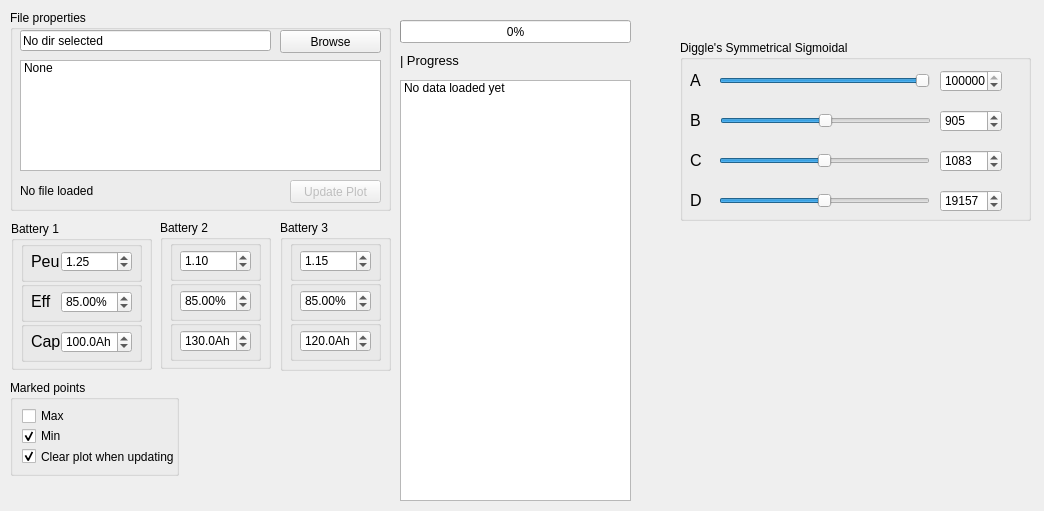
<?xml version="1.0" encoding="UTF-8"?>
<ui version="4.0">
 <class>plotGui</class>
 <widget class="QDialog" name="plotGui">
  <property name="geometry">
   <rect>
    <x>0</x>
    <y>0</y>
       <width>1044</width>
       <height>511</height>
   </rect>
  </property>
  <property name="sizePolicy">
   <sizepolicy hsizetype="Fixed" vsizetype="Fixed">
    <horstretch>0</horstretch>
    <verstretch>0</verstretch>
   </sizepolicy>
  </property>
  <property name="windowTitle">
   <string>EzPlot</string>
  </property>
  <widget class="QGroupBox" name="fileProp">
   <property name="geometry">
    <rect>
     <x>10</x>
     <y>10</y>
     <width>381</width>
     <height>201</height>
    </rect>
   </property>
   <property name="title">
    <string>File properties</string>
   </property>
   <widget class="QListWidget" name="listDir">
    <property name="geometry">
     <rect>
      <x>10</x>
      <y>50</y>
      <width>361</width>
      <height>111</height>
     </rect>
    </property>
    <property name="midLineWidth">
     <number>0</number>
    </property>
    <property name="horizontalScrollBarPolicy">
     <enum>Qt::ScrollBarAlwaysOff</enum>
    </property>
    <property name="selectionMode">
        <enum>QAbstractItemView::MultiSelection</enum>
    </property>
    <property name="currentRow">
     <number>-1</number>
    </property>
    <item>
     <property name="text">
      <string>None</string>
     </property>
    </item>
   </widget>
   <widget class="QLineEdit" name="currentDir">
    <property name="geometry">
     <rect>
      <x>10</x>
      <y>20</y>
      <width>251</width>
      <height>21</height>
     </rect>
    </property>
    <property name="text">
     <string>No dir selected</string>
    </property>
   </widget>
   <widget class="QPushButton" name="browseBtn">
    <property name="geometry">
     <rect>
      <x>270</x>
      <y>20</y>
      <width>101</width>
      <height>23</height>
     </rect>
    </property>
    <property name="text">
     <string>Browse</string>
    </property>
    <property name="autoDefault">
     <bool>false</bool>
    </property>
   </widget>
   <widget class="QLabel" name="loadStatus">
    <property name="geometry">
     <rect>
         <x>10</x>
      <y>170</y>
         <width>121</width>
      <height>21</height>
     </rect>
    </property>
    <property name="text">
     <string>No file loaded</string>
    </property>
    <property name="alignment">
        <set>Qt::AlignLeading|Qt::AlignLeft|Qt::AlignVCenter</set>
    </property>
   </widget>
      <widget class="QPushButton" name="plotButton">
          <property name="enabled">
              <bool>false</bool>
          </property>
    <property name="geometry">
     <rect>
         <x>280</x>
      <y>170</y>
         <width>91</width>
      <height>23</height>
     </rect>
    </property>
    <property name="text">
        <string>Update Plot</string>
    </property>
          <property name="autoDefault">
              <bool>true</bool>
    </property>
   </widget>
  </widget>
     <widget class="QListWidget" name="plotList">
         <property name="enabled">
             <bool>true</bool>
         </property>
         <property name="geometry">
             <rect>
                 <x>400</x>
                 <y>80</y>
                 <width>231</width>
                 <height>421</height>
             </rect>
         </property>
         <property name="frameShape">
             <enum>QFrame::StyledPanel</enum>
         </property>
         <property name="frameShadow">
             <enum>QFrame::Sunken</enum>
         </property>
         <property name="midLineWidth">
             <number>0</number>
         </property>
         <property name="horizontalScrollBarPolicy">
             <enum>Qt::ScrollBarAlwaysOff</enum>
         </property>
         <property name="editTriggers">
             <set>QAbstractItemView::NoEditTriggers</set>
         </property>
         <property name="showDropIndicator" stdset="0">
             <bool>false</bool>
         </property>
         <property name="defaultDropAction">
             <enum>Qt::IgnoreAction</enum>
         </property>
         <property name="selectionMode">
             <enum>QAbstractItemView::MultiSelection</enum>
         </property>
         <property name="currentRow">
             <number>-1</number>
         </property>
         <item>
             <property name="text">
                 <string>No data loaded yet</string>
             </property>
         </item>
     </widget>
     <widget class="QProgressBar" name="progressBar">
         <property name="geometry">
             <rect>
                 <x>400</x>
                 <y>20</y>
                 <width>231</width>
                 <height>23</height>
             </rect>
         </property>
         <property name="layoutDirection">
             <enum>Qt::LeftToRight</enum>
         </property>
         <property name="value">
             <number>0</number>
         </property>
     </widget>
     <widget class="QLabel" name="progressLabel">
         <property name="geometry">
             <rect>
                 <x>400</x>
                 <y>50</y>
                 <width>161</width>
                 <height>21</height>
             </rect>
         </property>
         <property name="font">
             <font>
                 <pointsize>10</pointsize>
             </font>
         </property>
         <property name="layoutDirection">
             <enum>Qt::LeftToRight</enum>
         </property>
         <property name="text">
             <string>| Progress</string>
         </property>
         <property name="alignment">
             <set>Qt::AlignLeading|Qt::AlignLeft|Qt::AlignVCenter</set>
         </property>
     </widget>
     <widget class="QGroupBox" name="groupBox">
   <property name="geometry">
    <rect>
     <x>10</x>
        <y>380</y>
        <width>169</width>
        <height>96</height>
    </rect>
   </property>
         <property name="title">
             <string>Marked points</string>
         </property>
         <layout class="QFormLayout" name="formLayout">
             <item row="0" column="0">
                 <widget class="QCheckBox" name="plotMax">
                     <property name="text">
                         <string>Max</string>
                     </property>
                 </widget>
             </item>
             <item row="1" column="0">
                 <widget class="QCheckBox" name="plotMin">
                     <property name="text">
                         <string>Min</string>
                     </property>
                     <property name="checked">
                         <bool>true</bool>
                     </property>
                 </widget>
             </item>
             <item row="2" column="0">
                 <widget class="QCheckBox" name="clearPlot">
                     <property name="layoutDirection">
                         <enum>Qt::LeftToRight</enum>
                     </property>
                     <property name="text">
                         <string>Clear plot when updating</string>
                     </property>
                     <property name="checked">
                         <bool>true</bool>
                     </property>
                 </widget>
             </item>
         </layout>
     </widget>
     <widget class="QGroupBox" name="battery1">
         <property name="geometry">
             <rect>
                 <x>11</x>
                 <y>221</y>
                 <width>141</width>
                 <height>149</height>
             </rect>
         </property>
         <property name="sizePolicy">
             <sizepolicy hsizetype="Fixed" vsizetype="Preferred">
                 <horstretch>0</horstretch>
                 <verstretch>0</verstretch>
             </sizepolicy>
         </property>
         <property name="title">
             <string>Battery 1</string>
         </property>
         <widget class="QGroupBox" name="Peukert1">
             <property name="geometry">
                 <rect>
                     <x>10</x>
                     <y>20</y>
                     <width>121</width>
                     <height>41</height>
                 </rect>
             </property>
             <property name="title">
                 <string/>
             </property>
             <widget class="QDoubleSpinBox" name="inputPeu1">
                 <property name="geometry">
                     <rect>
                         <x>40</x>
                         <y>10</y>
                         <width>71</width>
                         <height>21</height>
                     </rect>
                 </property>
                 <property name="correctionMode">
                     <enum>QAbstractSpinBox::CorrectToNearestValue</enum>
                 </property>
                 <property name="showGroupSeparator" stdset="0">
                     <bool>true</bool>
                 </property>
                 <property name="maximum">
                     <double>1000.000000000000000</double>
                 </property>
                 <property name="singleStep">
                     <double>0.010000000000000</double>
                 </property>
                 <property name="value">
                     <double>1.250000000000000</double>
                 </property>
             </widget>
             <widget class="QLabel" name="peuLbl1">
                 <property name="geometry">
                     <rect>
                         <x>10</x>
                         <y>0</y>
                         <width>31</width>
                         <height>41</height>
                     </rect>
                 </property>
                 <property name="font">
                     <font>
                         <pointsize>12</pointsize>
                     </font>
                 </property>
                 <property name="text">
                     <string>Peu</string>
                 </property>
                 <property name="scaledContents">
                     <bool>true</bool>
                 </property>
                 <property name="buddy">
                     <cstring>inputPeu1</cstring>
                 </property>
             </widget>
         </widget>
         <widget class="QGroupBox" name="Efficiency1">
             <property name="geometry">
                 <rect>
                     <x>10</x>
                     <y>60</y>
                     <width>121</width>
                     <height>41</height>
                 </rect>
             </property>
             <property name="title">
                 <string/>
             </property>
             <widget class="QDoubleSpinBox" name="inputEff1">
                 <property name="geometry">
                     <rect>
                         <x>40</x>
                         <y>10</y>
                         <width>71</width>
                         <height>22</height>
                     </rect>
                 </property>
                 <property name="correctionMode">
                     <enum>QAbstractSpinBox::CorrectToNearestValue</enum>
                 </property>
                 <property name="suffix">
                     <string>%</string>
                 </property>
                 <property name="maximum">
                     <double>1000.000000000000000</double>
                 </property>
                 <property name="singleStep">
                     <double>0.100000000000000</double>
                 </property>
                 <property name="value">
                     <double>85.000000000000000</double>
                 </property>
             </widget>
             <widget class="QLabel" name="effLbl1">
                 <property name="geometry">
                     <rect>
                         <x>10</x>
                         <y>0</y>
                         <width>21</width>
                         <height>41</height>
                     </rect>
                 </property>
                 <property name="font">
                     <font>
                         <pointsize>12</pointsize>
                     </font>
                 </property>
                 <property name="text">
                     <string>Eff</string>
                 </property>
                 <property name="scaledContents">
                     <bool>true</bool>
                 </property>
                 <property name="buddy">
                     <cstring>inputEff1</cstring>
                 </property>
             </widget>
         </widget>
         <widget class="QGroupBox" name="Capacity1">
             <property name="geometry">
                 <rect>
                     <x>10</x>
                     <y>100</y>
                     <width>121</width>
                     <height>41</height>
                 </rect>
             </property>
             <property name="title">
                 <string/>
             </property>
             <widget class="QLabel" name="capLbl1">
                 <property name="geometry">
                     <rect>
                         <x>10</x>
                         <y>0</y>
                         <width>31</width>
                         <height>41</height>
                     </rect>
                 </property>
                 <property name="font">
                     <font>
                         <pointsize>12</pointsize>
                     </font>
                 </property>
                 <property name="text">
                     <string>Cap</string>
                 </property>
                 <property name="buddy">
                     <cstring>inputCap1</cstring>
                 </property>
             </widget>
             <widget class="QDoubleSpinBox" name="inputCap1">
                 <property name="geometry">
                     <rect>
                         <x>40</x>
                         <y>10</y>
                         <width>71</width>
                         <height>22</height>
                     </rect>
                 </property>
                 <property name="correctionMode">
                     <enum>QAbstractSpinBox::CorrectToNearestValue</enum>
                 </property>
                 <property name="suffix">
                     <string>Ah</string>
                 </property>
                 <property name="decimals">
                     <number>1</number>
                 </property>
                 <property name="maximum">
                     <double>1000.000000000000000</double>
                 </property>
                 <property name="value">
                     <double>100.000000000000000</double>
                 </property>
             </widget>
         </widget>
     </widget>
     <widget class="QGroupBox" name="battery3">
         <property name="geometry">
             <rect>
                 <x>280</x>
                 <y>220</y>
                 <width>111</width>
                 <height>151</height>
             </rect>
         </property>
         <property name="title">
             <string>Battery 3</string>
         </property>
         <widget class="QGroupBox" name="Capacity3">
             <property name="geometry">
                 <rect>
                     <x>10</x>
                     <y>100</y>
                     <width>91</width>
                     <height>41</height>
                 </rect>
             </property>
             <property name="title">
                 <string/>
             </property>
             <widget class="QDoubleSpinBox" name="inputCap3">
                 <property name="geometry">
                     <rect>
                         <x>10</x>
                         <y>10</y>
                         <width>71</width>
                         <height>22</height>
                     </rect>
                 </property>
                 <property name="correctionMode">
                     <enum>QAbstractSpinBox::CorrectToNearestValue</enum>
                 </property>
                 <property name="suffix">
                     <string>Ah</string>
                 </property>
                 <property name="decimals">
                     <number>1</number>
                 </property>
                 <property name="maximum">
                     <double>1000.000000000000000</double>
                 </property>
                 <property name="value">
                     <double>120.000000000000000</double>
                 </property>
             </widget>
         </widget>
         <widget class="QGroupBox" name="Efficiency3">
             <property name="geometry">
                 <rect>
                     <x>10</x>
                     <y>60</y>
                     <width>91</width>
                     <height>41</height>
                 </rect>
             </property>
             <property name="title">
                 <string/>
             </property>
             <widget class="QDoubleSpinBox" name="inputEff3">
                 <property name="geometry">
                     <rect>
                         <x>10</x>
                         <y>10</y>
                         <width>71</width>
                         <height>22</height>
                     </rect>
                 </property>
                 <property name="accelerated">
                     <bool>true</bool>
                 </property>
                 <property name="correctionMode">
                     <enum>QAbstractSpinBox::CorrectToNearestValue</enum>
                 </property>
                 <property name="suffix">
                     <string>%</string>
                 </property>
                 <property name="maximum">
                     <double>1000.000000000000000</double>
                 </property>
                 <property name="singleStep">
                     <double>0.100000000000000</double>
                 </property>
                 <property name="value">
                     <double>85.000000000000000</double>
                 </property>
             </widget>
         </widget>
         <widget class="QGroupBox" name="Peukert3">
             <property name="geometry">
                 <rect>
                     <x>10</x>
                     <y>20</y>
                     <width>91</width>
                     <height>41</height>
                 </rect>
             </property>
             <property name="title">
                 <string/>
             </property>
             <widget class="QDoubleSpinBox" name="inputPeu3">
                 <property name="geometry">
                     <rect>
                         <x>10</x>
                         <y>10</y>
                         <width>71</width>
                         <height>22</height>
                     </rect>
                 </property>
                 <property name="correctionMode">
                     <enum>QAbstractSpinBox::CorrectToNearestValue</enum>
                 </property>
                 <property name="maximum">
                     <double>1000.000000000000000</double>
                 </property>
                 <property name="singleStep">
                     <double>0.010000000000000</double>
                 </property>
                 <property name="value">
                     <double>1.150000000000000</double>
                 </property>
             </widget>
         </widget>
     </widget>
     <widget class="QGroupBox" name="battery2">
         <property name="geometry">
             <rect>
                 <x>160</x>
                 <y>220</y>
                 <width>111</width>
                 <height>149</height>
             </rect>
         </property>
         <property name="title">
             <string>Battery 2</string>
         </property>
         <widget class="QGroupBox" name="Capacity2">
             <property name="geometry">
                 <rect>
                     <x>10</x>
                     <y>100</y>
                     <width>91</width>
                     <height>41</height>
                 </rect>
             </property>
             <property name="title">
                 <string/>
             </property>
             <widget class="QDoubleSpinBox" name="inputCap2">
                 <property name="geometry">
                     <rect>
                         <x>10</x>
                         <y>10</y>
                         <width>71</width>
                         <height>22</height>
                     </rect>
                 </property>
                 <property name="correctionMode">
                     <enum>QAbstractSpinBox::CorrectToNearestValue</enum>
                 </property>
                 <property name="suffix">
                     <string>Ah</string>
                 </property>
                 <property name="decimals">
                     <number>1</number>
                 </property>
                 <property name="maximum">
                     <double>1000.000000000000000</double>
                 </property>
                 <property name="value">
                     <double>130.000000000000000</double>
                 </property>
             </widget>
         </widget>
         <widget class="QGroupBox" name="Efficiency2">
             <property name="geometry">
                 <rect>
                     <x>10</x>
                     <y>60</y>
                     <width>91</width>
                     <height>41</height>
                 </rect>
             </property>
             <property name="title">
                 <string/>
             </property>
             <widget class="QDoubleSpinBox" name="inputEff2">
                 <property name="geometry">
                     <rect>
                         <x>10</x>
                         <y>10</y>
                         <width>71</width>
                         <height>22</height>
                     </rect>
                 </property>
                 <property name="correctionMode">
                     <enum>QAbstractSpinBox::CorrectToNearestValue</enum>
                 </property>
                 <property name="suffix">
                     <string>%</string>
                 </property>
                 <property name="maximum">
                     <double>1000.000000000000000</double>
                 </property>
                 <property name="singleStep">
                     <double>0.100000000000000</double>
                 </property>
                 <property name="value">
                     <double>85.000000000000000</double>
                 </property>
             </widget>
         </widget>
         <widget class="QGroupBox" name="Peukert2">
             <property name="geometry">
                 <rect>
                     <x>10</x>
                     <y>20</y>
                     <width>91</width>
                     <height>41</height>
                 </rect>
             </property>
             <property name="title">
                 <string/>
             </property>
             <widget class="QDoubleSpinBox" name="inputPeu2">
                 <property name="geometry">
                     <rect>
                         <x>10</x>
                         <y>10</y>
                         <width>71</width>
                         <height>22</height>
                     </rect>
                 </property>
                 <property name="correctionMode">
                     <enum>QAbstractSpinBox::CorrectToNearestValue</enum>
                 </property>
                 <property name="maximum">
                     <double>1000.000000000000000</double>
                 </property>
                 <property name="singleStep">
                     <double>0.010000000000000</double>
                 </property>
                 <property name="value">
                     <double>1.100000000000000</double>
                 </property>
             </widget>
         </widget>
  </widget>
     <widget class="QGroupBox" name="groupBox_2">
         <property name="geometry">
             <rect>
                 <x>680</x>
                 <y>40</y>
                 <width>351</width>
                 <height>181</height>
             </rect>
         </property>
         <property name="title">
             <string>Diggle's Symmetrical Sigmoidal</string>
         </property>
         <widget class="QSlider" name="A">
             <property name="geometry">
                 <rect>
                     <x>39</x>
                     <y>30</y>
                     <width>211</width>
                     <height>22</height>
                 </rect>
             </property>
             <property name="minimum">
                 <number>97511</number>
             </property>
             <property name="maximum">
                 <number>114613</number>
             </property>
             <property name="value">
                 <number>106062</number>
             </property>
             <property name="orientation">
                 <enum>Qt::Horizontal</enum>
             </property>
         </widget>
         <widget class="QLabel" name="lA">
             <property name="geometry">
                 <rect>
                     <x>10</x>
                     <y>20</y>
                     <width>31</width>
                     <height>41</height>
                 </rect>
             </property>
             <property name="font">
                 <font>
                     <pointsize>12</pointsize>
                 </font>
             </property>
             <property name="text">
                 <string>A</string>
             </property>
             <property name="scaledContents">
                 <bool>true</bool>
             </property>
             <property name="buddy">
                 <cstring>inputPeu1</cstring>
             </property>
         </widget>
         <widget class="QLabel" name="lB">
             <property name="geometry">
                 <rect>
                     <x>10</x>
                     <y>60</y>
                     <width>31</width>
                     <height>41</height>
                 </rect>
             </property>
             <property name="font">
                 <font>
                     <pointsize>12</pointsize>
                 </font>
             </property>
             <property name="text">
                 <string>B</string>
             </property>
             <property name="scaledContents">
                 <bool>true</bool>
             </property>
             <property name="buddy">
                 <cstring>inputPeu1</cstring>
             </property>
         </widget>
         <widget class="QSlider" name="C">
             <property name="geometry">
                 <rect>
                     <x>39</x>
                     <y>110</y>
                     <width>211</width>
                     <height>22</height>
                 </rect>
             </property>
             <property name="minimum">
                 <number>235</number>
             </property>
             <property name="maximum">
                 <number>1931</number>
             </property>
             <property name="value">
                 <number>1083</number>
             </property>
             <property name="orientation">
                 <enum>Qt::Horizontal</enum>
             </property>
         </widget>
         <widget class="QLabel" name="lC">
             <property name="geometry">
                 <rect>
                     <x>10</x>
                     <y>100</y>
                     <width>31</width>
                     <height>41</height>
                 </rect>
             </property>
             <property name="font">
                 <font>
                     <pointsize>12</pointsize>
                 </font>
             </property>
             <property name="text">
                 <string>C</string>
             </property>
             <property name="scaledContents">
                 <bool>true</bool>
             </property>
             <property name="buddy">
                 <cstring>inputPeu1</cstring>
             </property>
         </widget>
         <widget class="QSlider" name="D">
             <property name="geometry">
                 <rect>
                     <x>39</x>
                     <y>150</y>
                     <width>211</width>
                     <height>22</height>
                 </rect>
             </property>
             <property name="minimum">
                 <number>-14463</number>
             </property>
             <property name="maximum">
                 <number>52777</number>
             </property>
             <property name="value">
                 <number>19157</number>
             </property>
             <property name="orientation">
                 <enum>Qt::Horizontal</enum>
             </property>
         </widget>
         <widget class="QLabel" name="lD">
             <property name="geometry">
                 <rect>
                     <x>10</x>
                     <y>140</y>
                     <width>31</width>
                     <height>41</height>
                 </rect>
             </property>
             <property name="font">
                 <font>
                     <pointsize>12</pointsize>
                 </font>
             </property>
             <property name="text">
                 <string>D</string>
             </property>
             <property name="scaledContents">
                 <bool>true</bool>
             </property>
             <property name="buddy">
                 <cstring>inputPeu1</cstring>
             </property>
         </widget>
         <widget class="QSpinBox" name="spinA">
             <property name="geometry">
                 <rect>
                     <x>260</x>
                     <y>30</y>
                     <width>62</width>
                     <height>22</height>
                 </rect>
             </property>
             <property name="minimum">
                 <number>97511</number>
             </property>
             <property name="maximum">
                 <number>114613</number>
             </property>
             <property name="value">
                 <number>106062</number>
             </property>
         </widget>
         <widget class="QSpinBox" name="spinB">
             <property name="geometry">
                 <rect>
                     <x>260</x>
                     <y>70</y>
                     <width>62</width>
                     <height>22</height>
                 </rect>
             </property>
             <property name="minimum">
                 <number>433</number>
             </property>
             <property name="maximum">
                 <number>1377</number>
             </property>
             <property name="value">
                 <number>905</number>
             </property>
         </widget>
         <widget class="QSpinBox" name="spinC">
             <property name="geometry">
                 <rect>
                     <x>260</x>
                     <y>110</y>
                     <width>62</width>
                     <height>22</height>
                 </rect>
             </property>
             <property name="minimum">
                 <number>235</number>
             </property>
             <property name="maximum">
                 <number>1931</number>
             </property>
             <property name="value">
                 <number>1083</number>
             </property>
         </widget>
         <widget class="QSpinBox" name="spinD">
             <property name="geometry">
                 <rect>
                     <x>260</x>
                     <y>150</y>
                     <width>62</width>
                     <height>22</height>
                 </rect>
             </property>
             <property name="minimum">
                 <number>-14463</number>
             </property>
             <property name="maximum">
                 <number>52777</number>
             </property>
             <property name="value">
                 <number>19157</number>
             </property>
         </widget>
         <widget class="QSlider" name="B">
             <property name="geometry">
                 <rect>
                     <x>40</x>
                     <y>70</y>
                     <width>211</width>
                     <height>22</height>
                 </rect>
             </property>
             <property name="minimum">
                 <number>433</number>
             </property>
             <property name="maximum">
                 <number>1377</number>
             </property>
             <property name="value">
                 <number>905</number>
             </property>
             <property name="orientation">
                 <enum>Qt::Horizontal</enum>
             </property>
         </widget>
     </widget>
 </widget>
 <tabstops>
  <tabstop>currentDir</tabstop>
  <tabstop>listDir</tabstop>
  <tabstop>browseBtn</tabstop>
  <tabstop>plotButton</tabstop>
  <tabstop>inputPeu1</tabstop>
  <tabstop>inputEff1</tabstop>
  <tabstop>inputCap1</tabstop>
  <tabstop>inputPeu2</tabstop>
  <tabstop>inputEff2</tabstop>
  <tabstop>inputCap2</tabstop>
  <tabstop>inputPeu3</tabstop>
  <tabstop>inputEff3</tabstop>
  <tabstop>inputCap3</tabstop>
 </tabstops>
 <resources/>
    <connections>
        <connection>
            <sender>A</sender>
            <signal>sliderMoved(int)</signal>
            <receiver>spinA</receiver>
            <slot>setValue(int)</slot>
            <hints>
                <hint type="sourcelabel">
                    <x>914</x>
                    <y>82</y>
                </hint>
                <hint type="destinationlabel">
                    <x>959</x>
                    <y>76</y>
                </hint>
            </hints>
        </connection>
        <connection>
            <sender>C</sender>
            <signal>sliderMoved(int)</signal>
            <receiver>spinC</receiver>
            <slot>setValue(int)</slot>
            <hints>
                <hint type="sourcelabel">
                    <x>905</x>
                    <y>158</y>
                </hint>
                <hint type="destinationlabel">
                    <x>949</x>
                    <y>165</y>
                </hint>
            </hints>
        </connection>
        <connection>
            <sender>D</sender>
            <signal>sliderMoved(int)</signal>
            <receiver>spinD</receiver>
            <slot>setValue(int)</slot>
            <hints>
                <hint type="sourcelabel">
                    <x>901</x>
                    <y>205</y>
                </hint>
                <hint type="destinationlabel">
                    <x>955</x>
                    <y>201</y>
                </hint>
            </hints>
        </connection>
        <connection>
            <sender>spinD</sender>
            <signal>valueChanged(int)</signal>
            <receiver>D</receiver>
            <slot>setValue(int)</slot>
            <hints>
                <hint type="sourcelabel">
                    <x>969</x>
                    <y>199</y>
                </hint>
                <hint type="destinationlabel">
                    <x>892</x>
                    <y>204</y>
                </hint>
            </hints>
        </connection>
        <connection>
            <sender>spinC</sender>
            <signal>valueChanged(int)</signal>
            <receiver>C</receiver>
            <slot>setValue(int)</slot>
            <hints>
                <hint type="sourcelabel">
                    <x>952</x>
                    <y>160</y>
                </hint>
                <hint type="destinationlabel">
                    <x>903</x>
                    <y>163</y>
                </hint>
            </hints>
        </connection>
        <connection>
            <sender>spinA</sender>
            <signal>valueChanged(int)</signal>
            <receiver>A</receiver>
            <slot>setValue(int)</slot>
            <hints>
                <hint type="sourcelabel">
                    <x>952</x>
                    <y>85</y>
                </hint>
                <hint type="destinationlabel">
                    <x>910</x>
                    <y>89</y>
                </hint>
            </hints>
        </connection>
        <connection>
            <sender>B</sender>
            <signal>sliderMoved(int)</signal>
            <receiver>spinB</receiver>
            <slot>setValue(int)</slot>
            <hints>
                <hint type="sourcelabel">
                    <x>911</x>
                    <y>118</y>
                </hint>
                <hint type="destinationlabel">
                    <x>959</x>
                    <y>123</y>
                </hint>
            </hints>
        </connection>
        <connection>
            <sender>spinB</sender>
            <signal>valueChanged(int)</signal>
            <receiver>B</receiver>
            <slot>setValue(int)</slot>
            <hints>
                <hint type="sourcelabel">
                    <x>955</x>
                    <y>119</y>
                </hint>
                <hint type="destinationlabel">
                    <x>892</x>
                    <y>120</y>
                </hint>
            </hints>
        </connection>
    </connections>
</ui>
